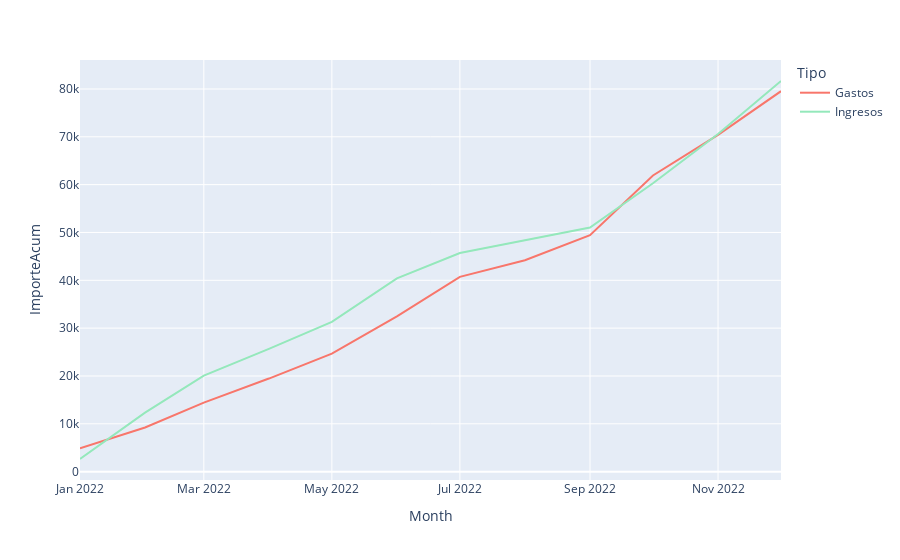

Source (notebook cell):
### Code cell
import plotly.express as px
fig = px.line(df_hogar_bar, x = "Month",  y='ImporteAcum', color = "Tipo", color_discrete_map=color_discrete_map)
fig.show()

### Figure 1 — Plotly figure (JSON) as saved in the notebook; plotly's stock layout.template omitted (floating-point values rounded to 4 significant figures)
{"data": [{"hovertemplate": "Tipo=Gastos<br>Month=%{x}<br>ImporteAcum=%{y}<extra></extra>", "legendgroup": "Gastos", "line": {"color": "#F8766B", "dash": "solid"}, "marker": {"symbol": "circle"}, "mode": "lines", "name": "Gastos", "orientation": "v", "showlegend": true, "type": "scatter", "x": ["2022-01-01T00:00:00", "2022-02-01T00:00:00", "2022-03-01T00:00:00", "2022-04-01T00:00:00", "2022-05-01T00:00:00", "2022-06-01T00:00:00", "2022-07-01T00:00:00", "2022-08-01T00:00:00", "2022-09-01T00:00:00", "2022-10-01T00:00:00", "2022-11-01T00:00:00", "2022-12-01T00:00:00"], "xaxis": "x", "y": [4859.0, 9229.0, 14440.0, 19460.0, 24670.0, 32440.0, 40730.0, 44190.0, 49430.0, 61910.0, 70420.0, 79540.0], "yaxis": "y"}, {"hovertemplate": "Tipo=Ingresos<br>Month=%{x}<br>ImporteAcum=%{y}<extra></extra>", "legendgroup": "Ingresos", "line": {"color": "#94E8BB", "dash": "solid"}, "marker": {"symbol": "circle"}, "mode": "lines", "name": "Ingresos", "orientation": "v", "showlegend": true, "type": "scatter", "x": ["2022-01-01T00:00:00", "2022-02-01T00:00:00", "2022-03-01T00:00:00", "2022-04-01T00:00:00", "2022-05-01T00:00:00", "2022-06-01T00:00:00", "2022-07-01T00:00:00", "2022-08-01T00:00:00", "2022-09-01T00:00:00", "2022-10-01T00:00:00", "2022-11-01T00:00:00", "2022-12-01T00:00:00"], "xaxis": "x", "y": [2642.0, 12340.0, 20070.0, 25680.0, 31300.0, 40410.0, 45710.0, 48290.0, 51020.0, 60290.0, 70580.0, 81670.0], "yaxis": "y"}], "layout": {"autosize": true, "legend": {"title": {"text": "Tipo"}, "tracegroupgap": 0}, "margin": {"t": 60}, "xaxis": {"anchor": "y", "autorange": true, "domain": [0, 1], "range": ["2022-01-01", "2022-12-01"], "title": {"text": "Month"}, "type": "date"}, "yaxis": {"anchor": "x", "autorange": true, "domain": [0, 1], "range": [-1748.0, 86060.0], "title": {"text": "ImporteAcum"}, "type": "linear"}}}
